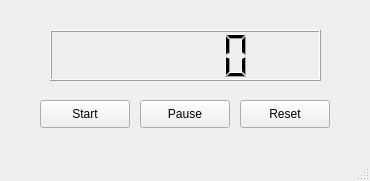
<?xml version="1.0" encoding="UTF-8"?>
<ui version="4.0">
 <class>MainWindow</class>
 <widget class="QMainWindow" name="MainWindow">
  <property name="geometry">
   <rect>
    <x>0</x>
    <y>0</y>
    <width>370</width>
    <height>181</height>
   </rect>
  </property>
  <property name="windowTitle">
   <string>MainWindow</string>
  </property>
  <widget class="QWidget" name="centralwidget">
   <widget class="QPushButton" name="btnStart">
    <property name="geometry">
     <rect>
      <x>40</x>
      <y>100</y>
      <width>90</width>
      <height>28</height>
     </rect>
    </property>
    <property name="text">
     <string>Start</string>
    </property>
   </widget>
   <widget class="QPushButton" name="btnPause">
    <property name="geometry">
     <rect>
      <x>140</x>
      <y>100</y>
      <width>90</width>
      <height>28</height>
     </rect>
    </property>
    <property name="text">
     <string>Pause</string>
    </property>
   </widget>
   <widget class="QPushButton" name="btnReset">
    <property name="geometry">
     <rect>
      <x>240</x>
      <y>100</y>
      <width>90</width>
      <height>28</height>
     </rect>
    </property>
    <property name="text">
     <string>Reset</string>
    </property>
   </widget>
   <widget class="QLCDNumber" name="lcdNumber">
    <property name="geometry">
     <rect>
      <x>50</x>
      <y>30</y>
      <width>271</width>
      <height>51</height>
     </rect>
    </property>
   </widget>
  </widget>
  <widget class="QMenuBar" name="menubar">
   <property name="geometry">
    <rect>
     <x>0</x>
     <y>0</y>
     <width>370</width>
     <height>22</height>
    </rect>
   </property>
  </widget>
  <widget class="QStatusBar" name="statusbar"/>
 </widget>
 <resources/>
 <connections/>
</ui>
